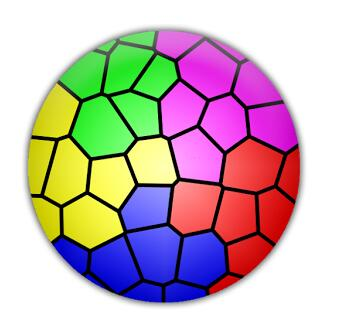
#> input picture testimg/img006.jpg, 347 x 336 px
$ python demo5701.py
#> lines starting #> are read from the running program, lines starting #| are printed output that depends on the picture; after the words box and inside, x2 and y2 are one past the last pixel; in counts of white or black regions, pixels touching at a corner belong together
# -*- coding: utf-8 -*-
"""
Created on 2019/05/06
@author: hyc6446

"""
import numpy as np
import cv2
from matplotlib import pyplot as plt

#otsu 最大方差（大律法）针对直方图为双峰图
def otsu():
    '''
    :param
    :return:
    '''
    img = cv2.imread('./testimg/img006.jpg',0)
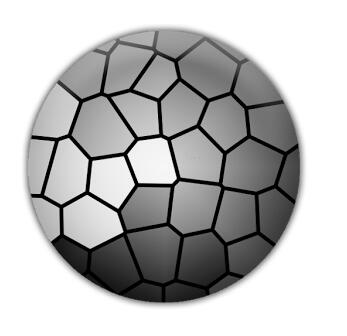
#> img: shape (336, 347); min 0, max 255, mean 186.7
    ret,th1 = cv2.threshold(img,127,255,cv2.THRESH_BINARY)
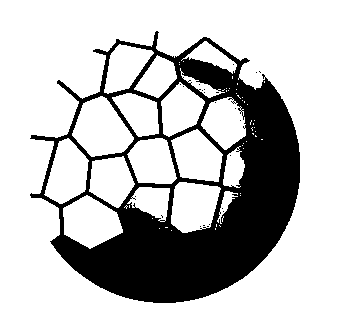
#> th1: shape (336, 347); 75.9% white; 23 black regions (22 under 20 px), largest, box (x1, y1, x2, y2) and area: (30, 31, 300, 303) 28013
    ret2,th2 = cv2.threshold(img,0,255,cv2.THRESH_BINARY+cv2.THRESH_OTSU)
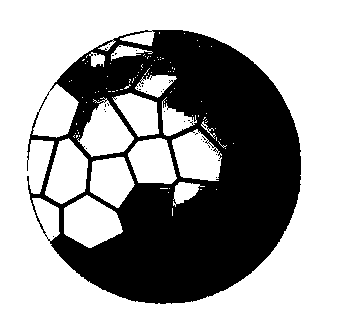
#> th2: shape (336, 347); 64.8% white; 32 black regions (31 under 20 px), largest, box (x1, y1, x2, y2) and area: (27, 30, 301, 304) 40970
#> ret2 = 164

    gsblurimg = cv2.GaussianBlur(img,(5,5),0)
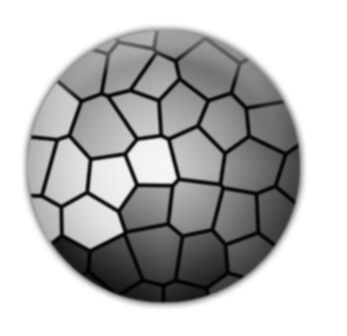
#> gsblurimg: shape (336, 347); min 1, max 255, mean 186.7
    ret3,th3 = cv2.threshold(gsblurimg,0,255,cv2.THRESH_BINARY+cv2.THRESH_OTSU)
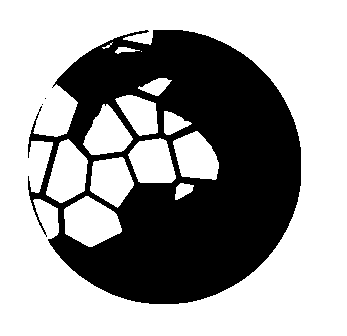
#> th3: shape (336, 347); 62.5% white; 3 black regions (2 under 20 px), largest, box (x1, y1, x2, y2) and area: (28, 30, 301, 304) 43727
#> ret3 = 168
    blurimg = cv2.blur(img,(3,3))
    ret4,th4 = cv2.threshold(blurimg,0,255,cv2.THRESH_BINARY+cv2.THRESH_OTSU)
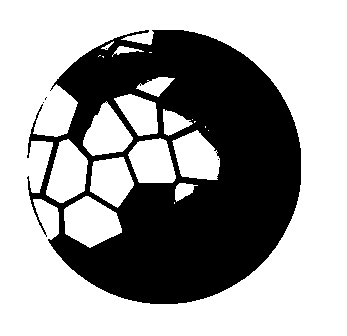
#> th4: shape (336, 347); 63% white; 5 black regions (4 under 20 px), largest, box (x1, y1, x2, y2) and area: (27, 30, 301, 304) 43135
#> ret4 = 167
    mdblurimg =cv2.medianBlur(img,3)
    ret5,th5 = cv2.threshold(mdblurimg,0,255,cv2.THRESH_BINARY+cv2.THRESH_OTSU)
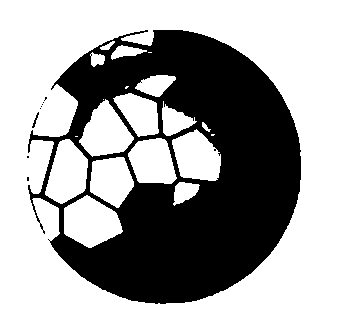
#> th5: shape (336, 347); 64.7% white; 9 black regions (7 under 20 px), largest, box (x1, y1, x2, y2) and area: (28, 30, 301, 304) 41084, (32, 112, 39, 128) 33
#> ret5 = 164

    plt.subplot(231),plt.imshow(img),plt.title('img')
    plt.subplot(232),plt.imshow(th1),plt.title('th1')
    plt.subplot(233),plt.imshow(th2),plt.title('th2')
    plt.subplot(234),plt.imshow(th3),plt.title('th3')
    plt.subplot(235),plt.imshow(th4),plt.title('th4')
    plt.subplot(236),plt.imshow(th5),plt.title('th5')
    plt.show()

if __name__ == "__main__":
    otsu()

$ run again, with testimg/img003.jpg copied over testimg/img006.jpg
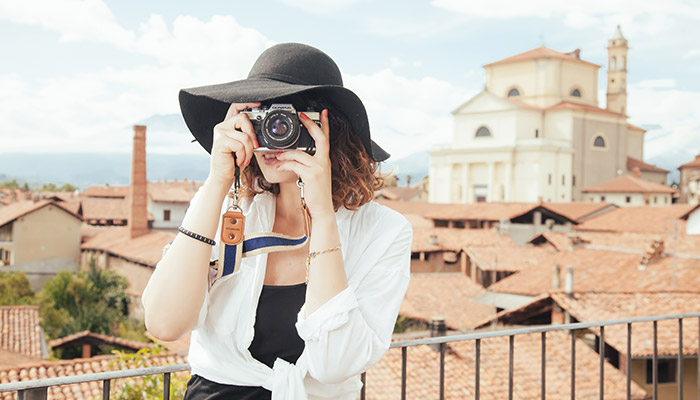
#> input picture testimg/img003.jpg, 700 x 400 px
#> in otsu, `ret,th1 = cv2.threshold(img,127,255,cv2.THRESH_BINARY)`:
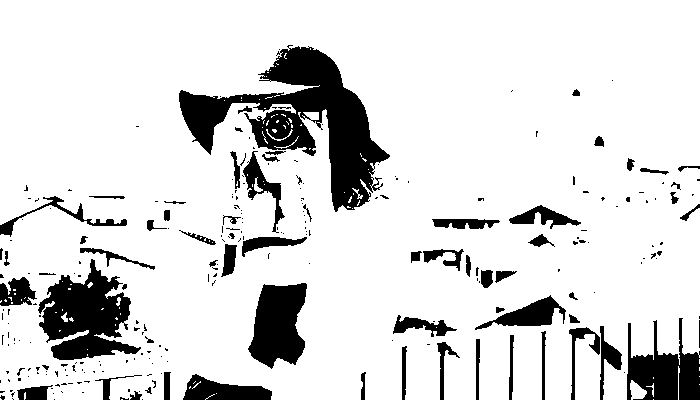
#> th1: shape (400, 700); 85.8% white; 252 black regions (183 under 20 px), largest, box (x1, y1, x2, y2) and area: (179, 45, 390, 212) 12322, (38, 259, 141, 360) 5696, (248, 283, 307, 369) 3580
#> th2: shape (400, 700); 81.4% white; 275 black regions (203 under 20 px), largest, box (x1, y1, x2, y2) and area: (179, 43, 390, 236) 16187, (0, 235, 156, 361) 9470, (568, 316, 700, 400) 5004
#> ret2 = 153
#> th3: shape (400, 700); 80.6% white; 154 black regions (84 under 20 px), largest, box (x1, y1, x2, y2) and area: (179, 44, 390, 212) 14967, (0, 235, 155, 361) 9908, (568, 317, 700, 400) 5189
#> ret3 = 156
#> th4: shape (400, 700); 80.6% white; 183 black regions (109 under 20 px), largest, box (x1, y1, x2, y2) and area: (179, 44, 390, 212) 14901, (0, 235, 155, 361) 9868, (568, 317, 700, 400) 5159
#> in otsu, `ret5,th5 = cv2.threshold(mdblurimg,0,255,cv2.THRESH_BINARY+cv2.THRESH_..`:
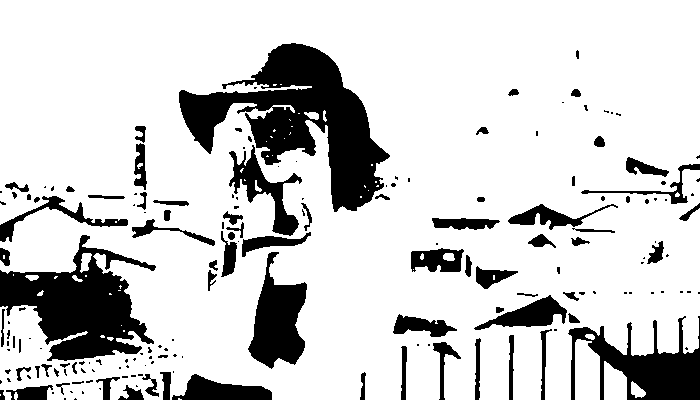
#> th5: shape (400, 700); 81.4% white; 179 black regions (99 under 20 px), largest, box (x1, y1, x2, y2) and area: (179, 43, 390, 212) 14530, (0, 235, 156, 361) 9530, (568, 316, 700, 400) 5029
#> ret5 = 154

$ run again, with testimg/img004.jpg copied over testimg/img006.jpg
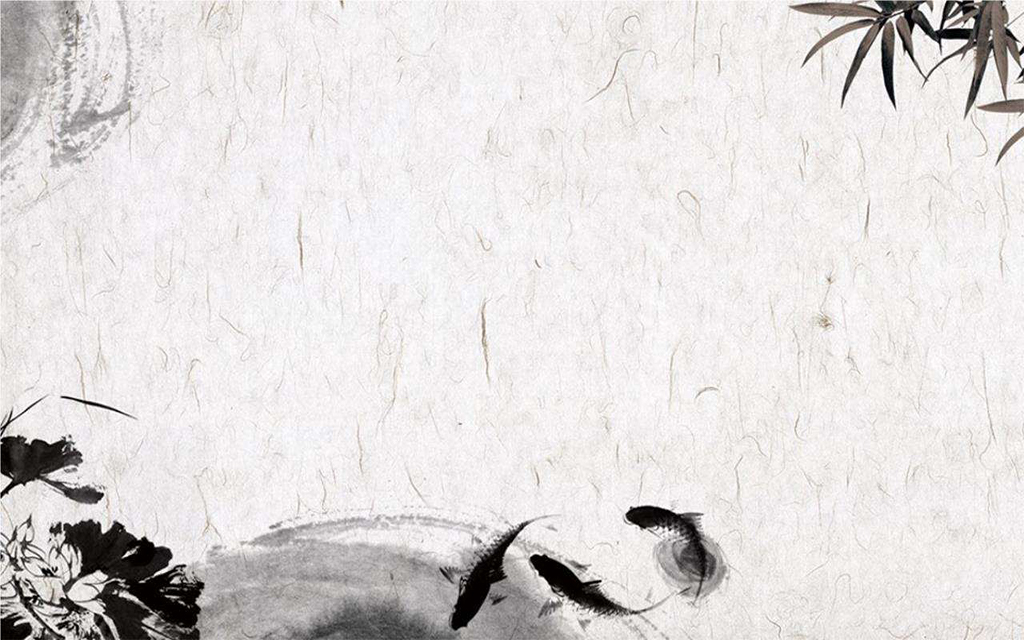
#> input picture testimg/img004.jpg, 1024 x 640 px
#> th1: shape (640, 1024); 94.2% white; 221 black regions (190 under 20 px), largest, box (x1, y1, x2, y2) and area: (1, 519, 205, 640) 10979, (790, 0, 1024, 117) 8508, (286, 521, 530, 640) 6754
#> th2: shape (640, 1024); 92.5% white; 432 black regions (376 under 20 px), largest, box (x1, y1, x2, y2) and area: (0, 519, 226, 640) 12005, (276, 520, 563, 640) 10962, (790, 0, 1024, 118) 9234
#> ret2 = 153
#> th3: shape (640, 1024); 92.2% white; 111 black regions (64 under 20 px), largest, box (x1, y1, x2, y2) and area: (0, 519, 230, 640) 13524, (260, 521, 562, 640) 12276, (791, 0, 1024, 116) 9325
#> ret3 = 157
#> th4: shape (640, 1024); 92.3% white; 133 black regions (87 under 20 px), largest, box (x1, y1, x2, y2) and area: (0, 519, 230, 640) 13229, (260, 521, 562, 640) 12055, (791, 0, 1024, 116) 9283
#> ret4 = 156
#> in otsu, `ret5,th5 = cv2.threshold(mdblurimg,0,255,cv2.THRESH_BINARY+cv2.THRESH_..`:
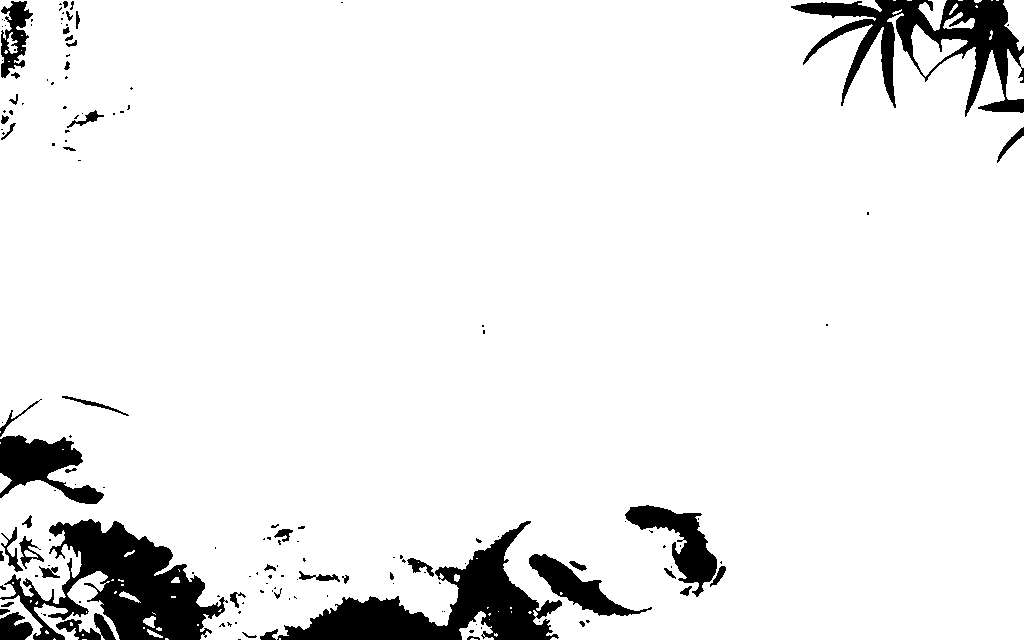
#> th5: shape (640, 1024); 92.7% white; 154 black regions (104 under 20 px), largest, box (x1, y1, x2, y2) and area: (0, 519, 228, 640) 12223, (277, 521, 562, 640) 11143, (791, 0, 1024, 117) 9255
#> ret5 = 153
